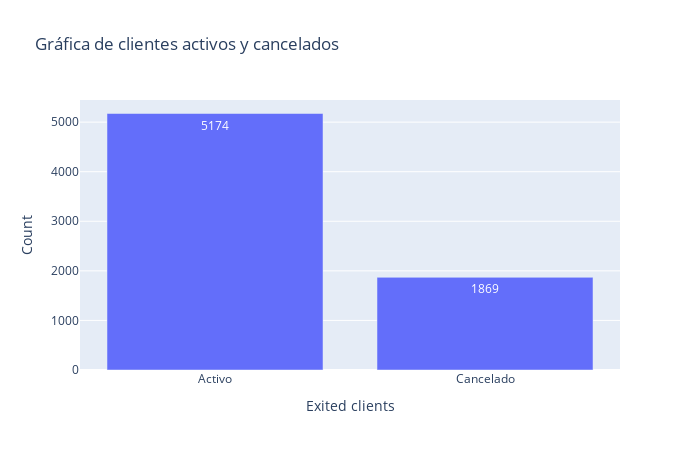

Write notebook code for a chart like this one.
### Markdown cell above
En esta sección presentaremos las siguientes gráficas

* Balanceo en los datos en la variable objetivo
* Cantidad de inscripciones y cancelaciones por año
* La tasa de cancelación a través del tiempo

### Code cell
# Verificación de balanceo de variable objetivo
px.bar(df,
       x=['Activo','Cancelado'],
       y=df['Exited'].value_counts().values,
       labels = {'y': 'Count',
                'x' : 'Exited clients'},
       text_auto = True,
       width=700, height=450,
       title = 'Gráfica de clientes activos y cancelados'
      )

### Figure 1 — Plotly figure (JSON) as saved in the notebook; plotly's stock layout.template omitted (floating-point values rounded to 4 significant figures)
{"data": [{"alignmentgroup": "True", "hovertemplate": "Exited clients=%{x}<br>Count=%{y}<extra></extra>", "legendgroup": "", "marker": {"color": "#636efa", "pattern": {"shape": ""}}, "name": "", "offsetgroup": "", "orientation": "v", "showlegend": false, "textposition": "auto", "texttemplate": "%{y}", "type": "bar", "x": ["Activo", "Cancelado"], "xaxis": "x", "y": [5174, 1869], "yaxis": "y"}], "layout": {"barmode": "relative", "height": 450, "legend": {"tracegroupgap": 0}, "title": {"text": "Gráfica de clientes activos y cancelados"}, "width": 700, "xaxis": {"anchor": "y", "domain": [0, 1], "title": {"text": "Exited clients"}}, "yaxis": {"anchor": "x", "domain": [0, 1], "title": {"text": "Count"}}}}
